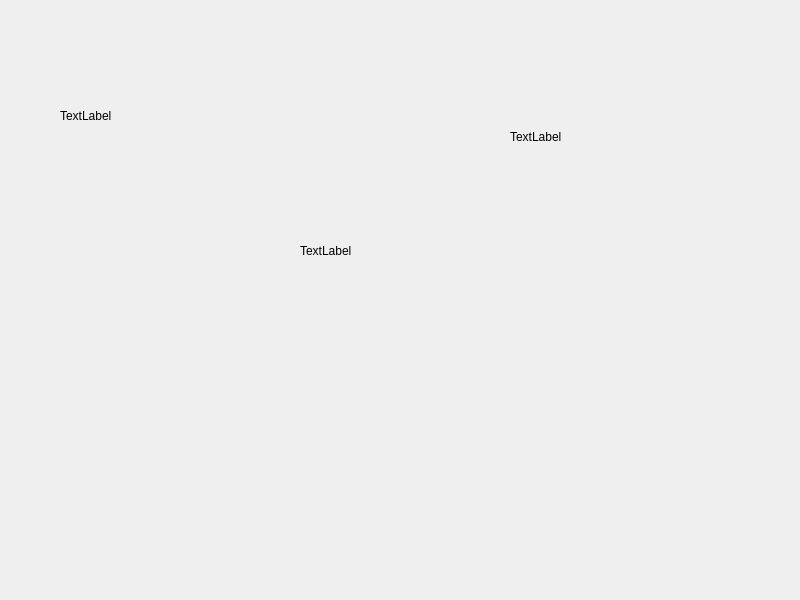
<?xml version="1.0" encoding="UTF-8"?>
<ui version="4.0">
 <class>Widget</class>
 <widget class="QWidget" name="Widget">
  <property name="geometry">
   <rect>
    <x>0</x>
    <y>0</y>
    <width>800</width>
    <height>600</height>
   </rect>
  </property>
  <property name="windowTitle">
   <string>Widget</string>
  </property>
  <widget class="QLabel" name="label1">
   <property name="geometry">
    <rect>
     <x>60</x>
     <y>50</y>
     <width>131</width>
     <height>131</height>
    </rect>
   </property>
   <property name="text">
    <string>TextLabel</string>
   </property>
  </widget>
  <widget class="QLabel" name="label2">
   <property name="geometry">
    <rect>
     <x>300</x>
     <y>170</y>
     <width>191</width>
     <height>161</height>
    </rect>
   </property>
   <property name="text">
    <string>TextLabel</string>
   </property>
  </widget>
  <widget class="QLabel" name="label3">
   <property name="geometry">
    <rect>
     <x>510</x>
     <y>61</y>
     <width>161</width>
     <height>151</height>
    </rect>
   </property>
   <property name="text">
    <string>TextLabel</string>
   </property>
  </widget>
 </widget>
 <resources/>
 <connections/>
</ui>
